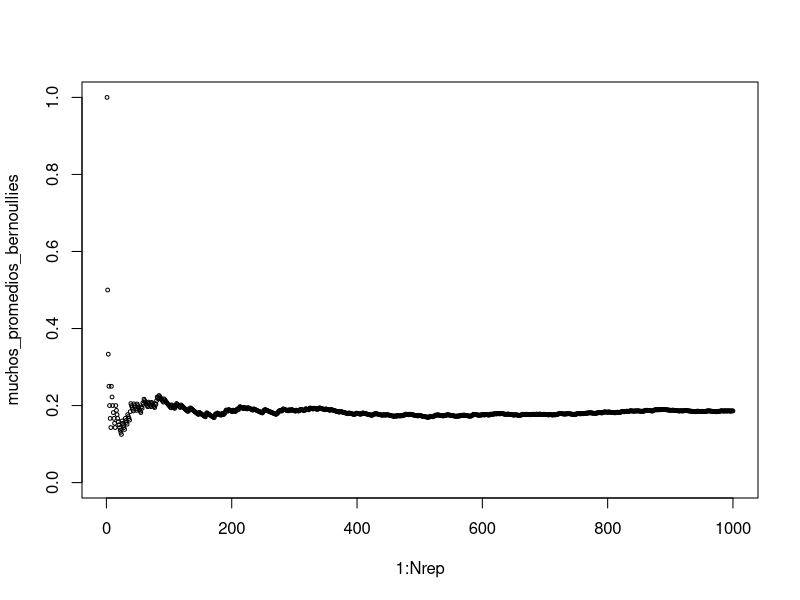
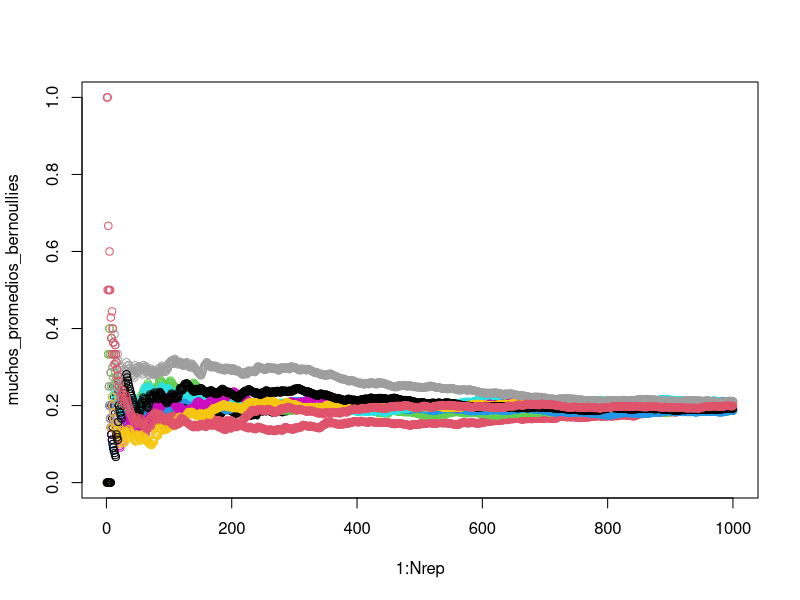
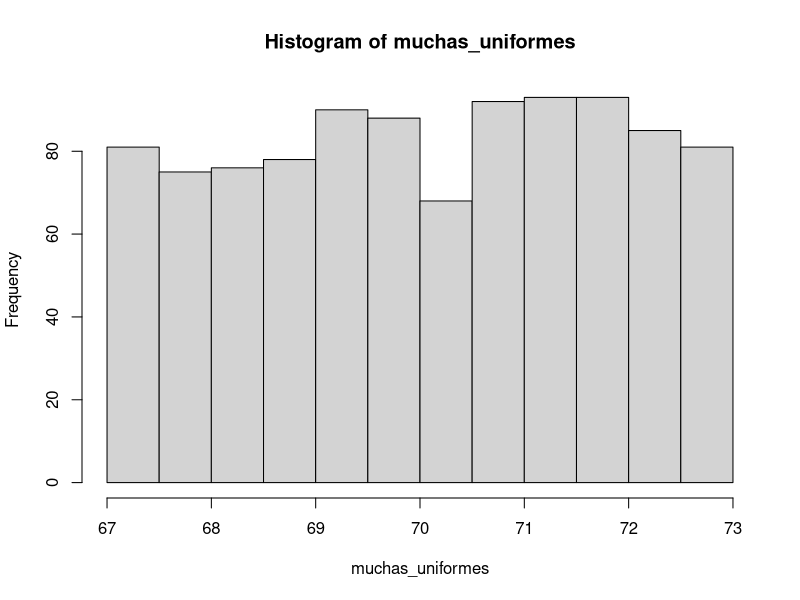
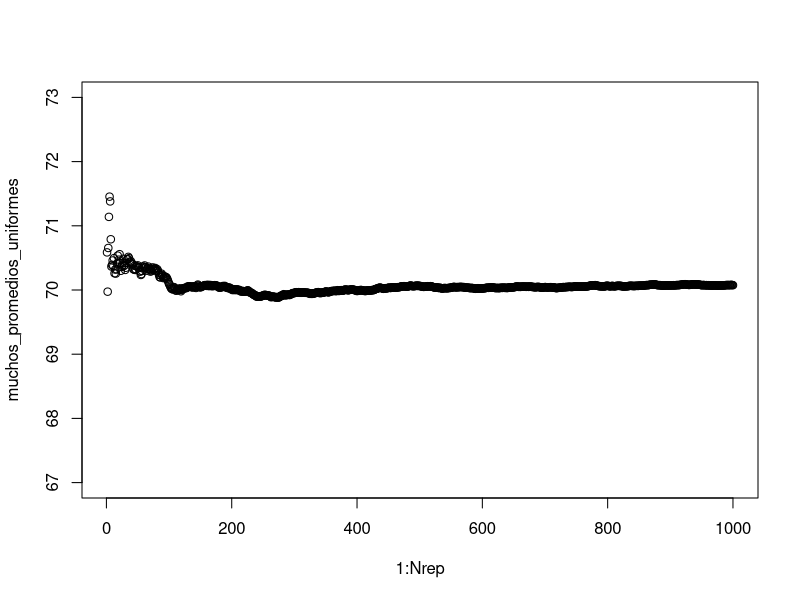
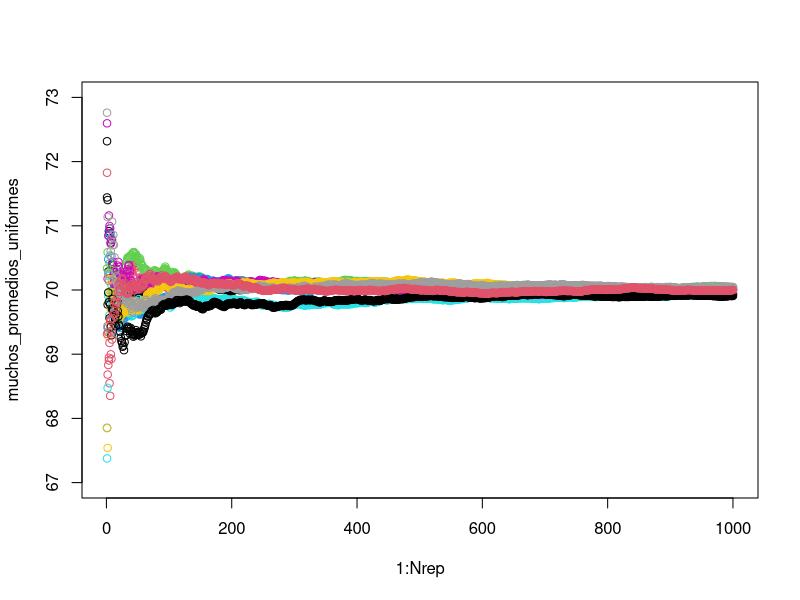
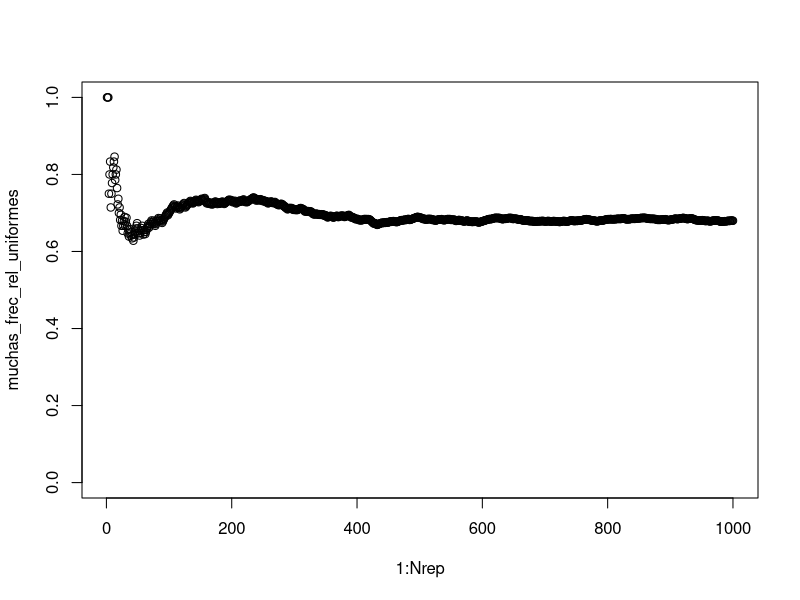
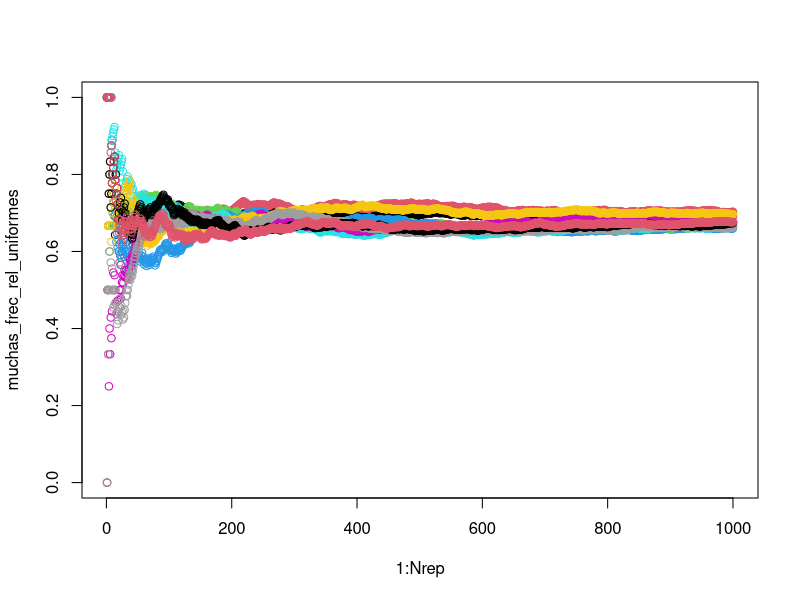
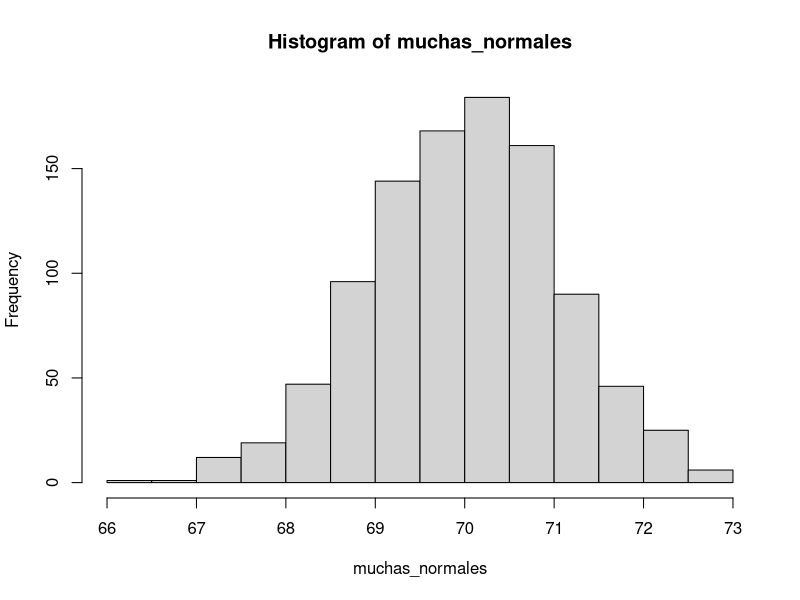

Here is the R script that generated these plots, in order:
## ---- chunk 1
knitr::opts_chunk$set(echo = TRUE)
## ---- chunk 2

p<-0.2
Nrep<-1000

#Generamos muchos exp Be con comando rbinom 
muchas_bernoullies<-rbinom(n=Nrep, size = 1, p) #Vector con 1s o 0s

## ---- chunk 3

#Calculamos la frecuencia acumulada
muchos_promedios_bernoullies<-rep(NA,Nrep)
for (i in 1:Nrep) {
    muchos_promedios_bernoullies[i]<-mean(muchas_bernoullies[0:i])
}

#Graficamos frec acumulada en funcion de 1:nrep
plot(1:Nrep, muchos_promedios_bernoullies,ylim = c(0,1), cex=0.5)

## ---- chunk 4
Ngen<-10
for (j in 1:Ngen){
  muchas_bernoullies<-rbinom(n=Nrep, size = 1, p)
  muchos_promedios_bernoullies<-rep(NA,Nrep)
    for (i in 1:Nrep) {
      muchos_promedios_bernoullies[i]<-mean(muchas_bernoullies[0:i])
    }
  if(j==1){plot(1:Nrep, muchos_promedios_bernoullies,ylim = c(0,1), cex=0.5)}
  else{
#Points agrega puntos a un mismo plot que ya arme antes 
   points(1:Nrep, muchos_promedios_bernoullies,ylim = c(0,1),col=j)
  }
}
## ---- chunk 5

#Generamos datos random
muchas_uniformes<-runif(n=Nrep,67,73)
hist(muchas_uniformes)

## ---- chunk 6

#Quiero calcular la frecuencia acumulada
muchos_promedios_uniformes<-rep(NA,Nrep)
for (i in 1:Nrep) {
  muchos_promedios_uniformes[i]<-mean(muchas_uniformes[0:i])
}

#Graficamos muchos promedios uniformes en funcion de 1:NREP
plot(1:Nrep, muchos_promedios_uniformes,ylim = c(67,73))

## ---- chunk 7
Ngen<-10
for (j in 1:Ngen){
  muchas_uniformes<-runif(n=Nrep,67,73)
  muchos_promedios_uniformes<-rep(NA,Nrep)
    for (i in 1:Nrep) {
      muchos_promedios_uniformes[i]<-mean(muchas_uniformes[0:i])
    }
  if(j==1){plot(1:Nrep, muchos_promedios_uniformes,ylim = c(67,73))}
  else{
#Points agrega puntos a un mismo plot que ya arme antes 
   points(1:Nrep, muchos_promedios_uniformes,ylim = c(67,73),col=j)
  }
}
## ---- chunk 8
altura<-1/6
base<-4
area = base * altura #0.666
## ---- chunk 9
muchas_uniformes<-runif(Nrep,67,73)
## ---- chunk 10
muchas_frec_rel_uniformes<-rep(NA,Nrep)
for (i in 1:Nrep){
muchas_frec_rel_uniformes[i]<-sum(muchas_uniformes[0:i]>=68 &                                         muchas_uniformes[0:i]<=72)/i
}
## ---- chunk 11
plot(1:Nrep,muchas_frec_rel_uniformes,ylim = c(0,1))  
## ---- chunk 12
Ngen<-10
for (j in 1:Ngen){
  muchas_uniformes<-runif(n=Nrep,67,73)
  muchas_frec_rel_uniformes<-rep(NA,Nrep)
    for (i in 1:Nrep) {
      muchas_frec_rel_uniformes[i]<-sum(muchas_uniformes[0:i]>=68 &                                         muchas_uniformes[0:i]<=72)/i
    }
  if(j==1){plot(1:Nrep, muchas_frec_rel_uniformes,ylim = c(0,1))}
  else{
#Points agrega puntos a un mismo plot que ya arme antes 
   points(1:Nrep, muchas_frec_rel_uniformes,ylim = c(0,1),col=j)
  }
}
## ---- chunk 13
muchas_normales<-rnorm(1000,70,sqrt(1.2))
hist(muchas_normales)
## ---- chunk 14
muchos_promedios_normales<-rep(NA,Nrep)
for (i in 1:Nrep) {
    muchos_promedios_normales[i]<-mean(muchas_normales[0:i])
}
plot(1:Nrep,muchos_promedios_normales,ylim = c(60,80))
## ---- chunk 15
Ngen<-10
for (j in 1:Ngen){
  muchas_normales<-rnorm(1000,70,sqrt(1.2))
  muchos_promedios_normales<-rep(NA,Nrep)
    for (i in 1:Nrep) {
      muchos_promedios_normales[i]<-mean(muchas_normales[0:i])
    }
  if(j==1){plot(1:Nrep, muchos_promedios_normales,ylim = c(60,80))}
  else{
#Points agrega puntos a un mismo plot que ya arme antes 
   points(1:Nrep, muchos_promedios_normales,ylim = c(60,80),col=j)
  }
}
## ---- chunk 16
mu<-70
sigma_cuad<-1.2
proba_normal<-pnorm(72,mu,sqrt(sigma_cuad))-pnorm(68,mu,sqrt(sigma_cuad)) #0.93
## ---- chunk 17
muchas_normales<-rnorm(Nrep,mu,sqrt(sigma_cuad))
## ---- chunk 18
muchas_fre_rel_normales<-rep(NA,Nrep)
for (i in 1:Nrep) {
  muchas_fre_rel_normales[i]<-sum(muchas_normales[0:i]>=68 &    
                                  muchas_normales[0:i]<=72)/i
}
plot(1:Nrep,muchas_fre_rel_normales,ylim = c(0,1))
## ---- chunk 19
Ngen<-10
for (j in 1:Ngen){
  muchas_normales<-rnorm(1000,70,sqrt(1.2))
  muchas_fre_rel_normales<-rep(NA,Nrep)
    for (i in 1:Nrep) {
      muchas_fre_rel_normales[i]<-sum(muchas_normales[0:i]>=68 &    
                                  muchas_normales[0:i]<=72)/i
    }
  if(j==1){plot(1:Nrep, muchas_fre_rel_normales,ylim = c(0,1))}
  else{
#Points agrega puntos a un mismo plot que ya arme antes 
   points(1:Nrep, muchas_fre_rel_normales,ylim = c(0,1),col=j)
  }
}
## ---- chunk 20
muchas_exponenciales<-rexp(Nrep,0.1)
hist(muchas_exponenciales)
## ---- chunk 21
muchos_promedios_exponenciales<-rep(NA,Nrep)
for (i in 1:Nrep) {
  muchos_promedios_exponenciales[i]<-mean(muchas_exponenciales[0:i])
}
plot(1:Nrep,muchos_promedios_exponenciales,ylim = c(0,20))
## ---- chunk 22
Ngen<-10
for (j in 1:Ngen){
  muchas_exponenciales<-rexp(Nrep,0.1)
  muchos_promedios_exponenciales<-rep(NA,Nrep)
for (i in 1:Nrep) {
  muchos_promedios_exponenciales[i]<-mean(muchas_exponenciales[0:i])
  }
  if(j==1){plot(1:Nrep, muchos_promedios_exponenciales,ylim = c(0,20))}
  else{
    #Points agrega puntos a un mismo plot que ya arme antes 
    points(1:Nrep, muchos_promedios_exponenciales,ylim = c(0,20),col=j)
  }
}
## ---- chunk 23
proba_exp<-1-(1-exp(1)**(-0.1*12)) #0.3012
proba_exp2<-1-pexp(12,rate = 0.1) #0.3012 Misma manera calculando con comando R
## ---- chunk 24
muchas_exponenciales<-rexp(Nrep,0.1)
## ---- chunk 25
muchas_fre_rel_exponenciales<-rep(NA,Nrep)
for (i in 1:Nrep) {
  muchas_fre_rel_exponenciales[i]<-sum(muchas_exponenciales[0:i]<=12)/i
}
plot(1:Nrep,muchas_fre_rel_exponenciales,ylim = c(0,1))
## ---- chunk 26
Ngen<-10
for (j in 1:Ngen){
  muchas_exponenciales<-rexp(Nrep,0.1)
  muchas_fre_rel_exponenciales<-rep(NA,Nrep)
for (i in 1:Nrep) {
  muchas_fre_rel_exponenciales[i]<-sum(muchas_exponenciales[0:i]<=12)/i
  }
  if(j==1){plot(1:Nrep, muchas_fre_rel_exponenciales,ylim = c(0,1))}
  else{
    #Points agrega puntos a un mismo plot que ya arme antes 
    points(1:Nrep, muchas_fre_rel_exponenciales,ylim = c(0,1),col=j)
  }
}
